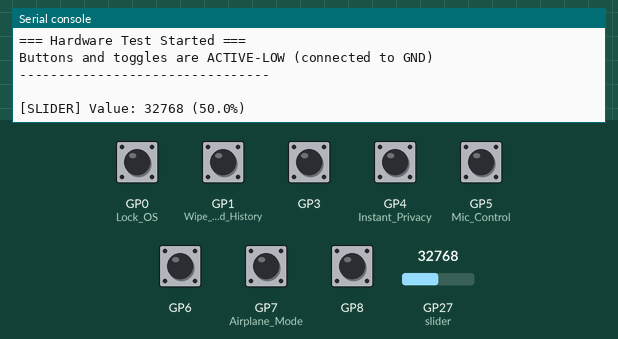
Simulated run of this program. Board: Raspberry Pi Pico running MicroPython. Parts: the last lines printed to the serial console. Inputs (shaded band) come from the test bench; at power-on: GP0 (Lock_OS), GP1 (Wipe_Clipboard_History), GP3, GP4 (Instant_Privacy), GP5 (Mic_Control), GP6, GP7 (Airplane_Mode), GP8 HIGH, GP27 (slider) = 32768 (analog values on the 0–65535 scale).

Above: at 1.2 s.
1.3 s: GP0 (Lock_OS) pulled LOW for 0.15 s
At 2.6 s:
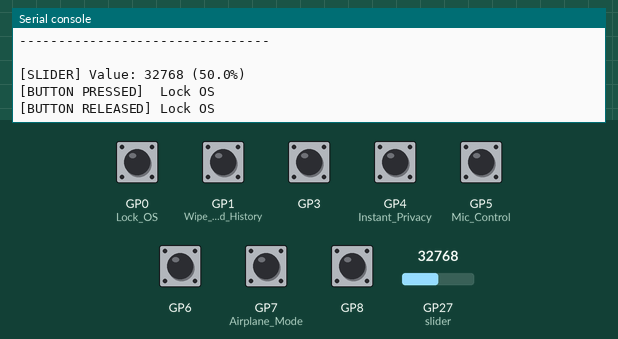
2.9 s: GP1 (Wipe_Clipboard_History) pulled LOW for 0.15 s
At 4.2 s:
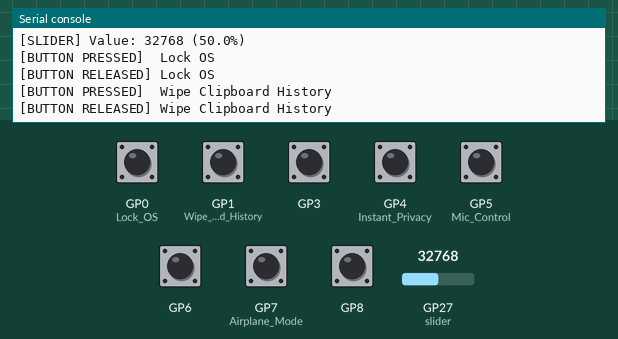
4.5 s: GP3 pulled LOW for 0.15 s
At 5.8 s:
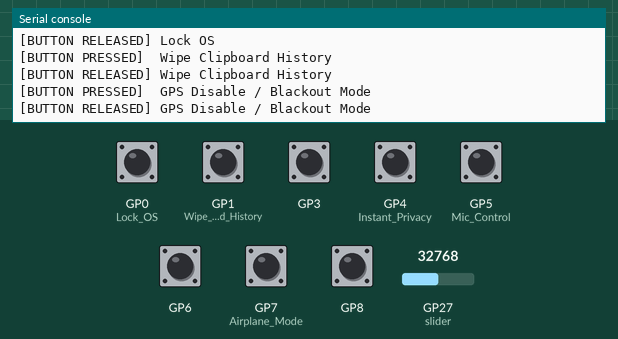
6.1 s: GP4 (Instant_Privacy) pulled LOW for 0.15 s
At 7.2 s:
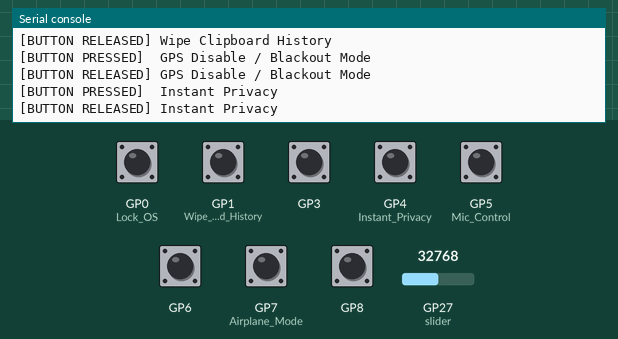
7.7 s: GP5 (Mic_Control) pulled LOW for 0.15 s
At 8.9 s:
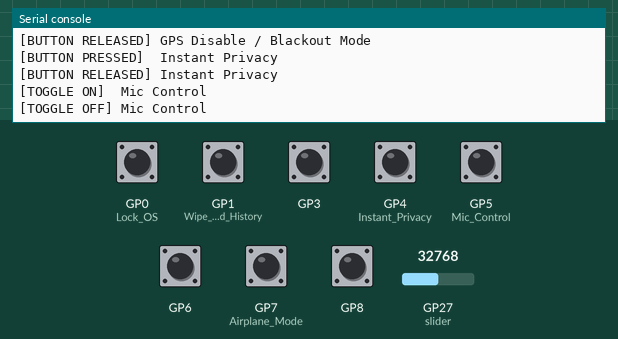
9.3 s: GP6 pulled LOW for 0.15 s
At 10.6 s:
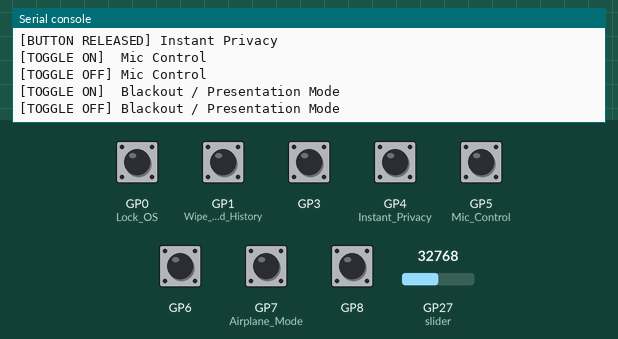

Measured:
- after the input at 1.3 s, the serial console: prints a new line at once (image 1)
- after the input at 2.9 s, the serial console: prints a new line at once (image 2)
- after the input at 4.5 s, the serial console: prints a new line at once (image 3)
- after the input at 6.1 s, the serial console: prints a new line at once (image 4)
- after the input at 7.7 s, the serial console: prints a new line at once (image 5)
- after the input at 9.3 s, the serial console: prints a new line at once (image 6)

The program:

component_test.py
```python
from machine import Pin, ADC
import time

# -------------------------
# CONFIGURATION
# -------------------------

# Toggles (active LOW)
toggles = {
    "Mic Control": Pin(5, Pin.IN, Pin.PULL_UP),
    "Blackout / Presentation Mode": Pin(6, Pin.IN, Pin.PULL_UP),
    "Airplane Mode": Pin(7, Pin.IN, Pin.PULL_UP),
    "USB Alert Mic Control (Mute/Unmute)": Pin(8, Pin.IN, Pin.PULL_UP),
}

# Buttons (active LOW)
buttons = {
    "Lock OS": Pin(0, Pin.IN, Pin.PULL_UP),
    "Wipe Clipboard History": Pin(1, Pin.IN, Pin.PULL_UP),
    "Browser Clean Switch": Pin(2, Pin.IN, Pin.PULL_UP),
    "GPS Disable / Blackout Mode": Pin(3, Pin.IN, Pin.PULL_UP),
    "Instant Privacy": Pin(4, Pin.IN, Pin.PULL_UP),
}

# Linear slider (ADC on GPIO 27 = ADC1)
slider = ADC(27)

# Store previous states
toggle_states = {}
button_states = {}
last_slider_value = -1


# -------------------------
# INITIALIZE STATES
# -------------------------
for name, pin in toggles.items():
    toggle_states[name] = pin.value()

for name, pin in buttons.items():
    button_states[name] = pin.value()


print("=== Hardware Test Started ===")
print("Buttons and toggles are ACTIVE-LOW (connected to GND)")
print("--------------------------------\n")


# -------------------------
# MAIN LOOP
# -------------------------
while True:

    # Check toggles
    for name, pin in toggles.items():
        current = pin.value()
        if current != toggle_states[name]:
            toggle_states[name] = current
            if current == 0:
                print(f"[TOGGLE ON]  {name}")
            else:
                print(f"[TOGGLE OFF] {name}")

    # Check buttons
    for name, pin in buttons.items():
        current = pin.value()
        if current != button_states[name]:
            button_states[name] = current
            if current == 0:
                print(f"[BUTTON PRESSED]  {name}")
            else:
                print(f"[BUTTON RELEASED] {name}")

    # Read slider (0–65535)
    slider_value = slider.read_u16()

    # Only print if it changes significantly (avoid spam)
    if abs(slider_value - last_slider_value) > 2000:
        percent = (slider_value / 65535) * 100
        print(f"[SLIDER] Value: {slider_value} ({percent:.1f}%)")
        last_slider_value = slider_value

    time.sleep(0.05)
```
